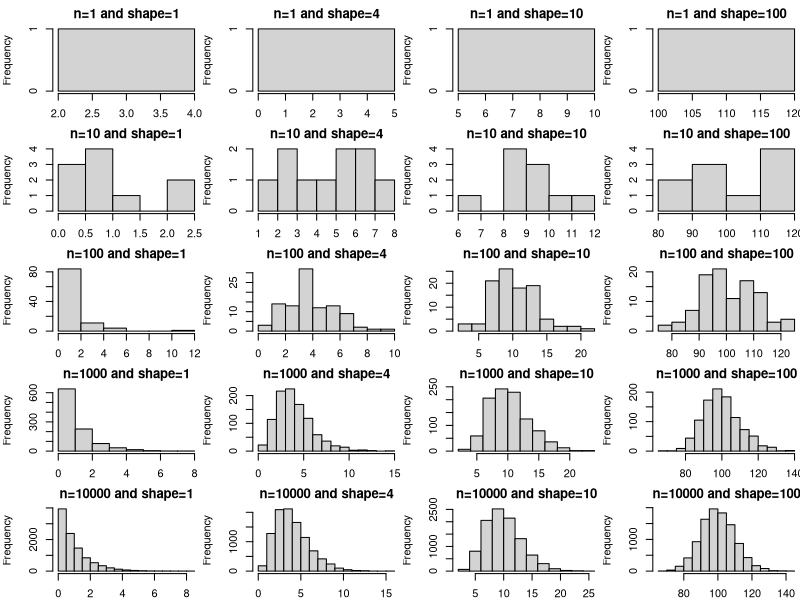

The R source for this figure:
shapes <- c(1, 4, 10, 100)
ns <- c(1, 10, 100, 1000, 10000)
#pdf(file = "plot.pdf", width = 10, height = 10)

par(mfcol = c(length(ns), length(shapes)), mar = c(2, 4, 2, 0))

for (shape in shapes) {
  for (n in ns) {
    data <- rgamma(n, shape)
    hist(data,
         xlab = "",
         main = paste0("n=", n, " and shape=", shape))
  }
}
#dev.off()